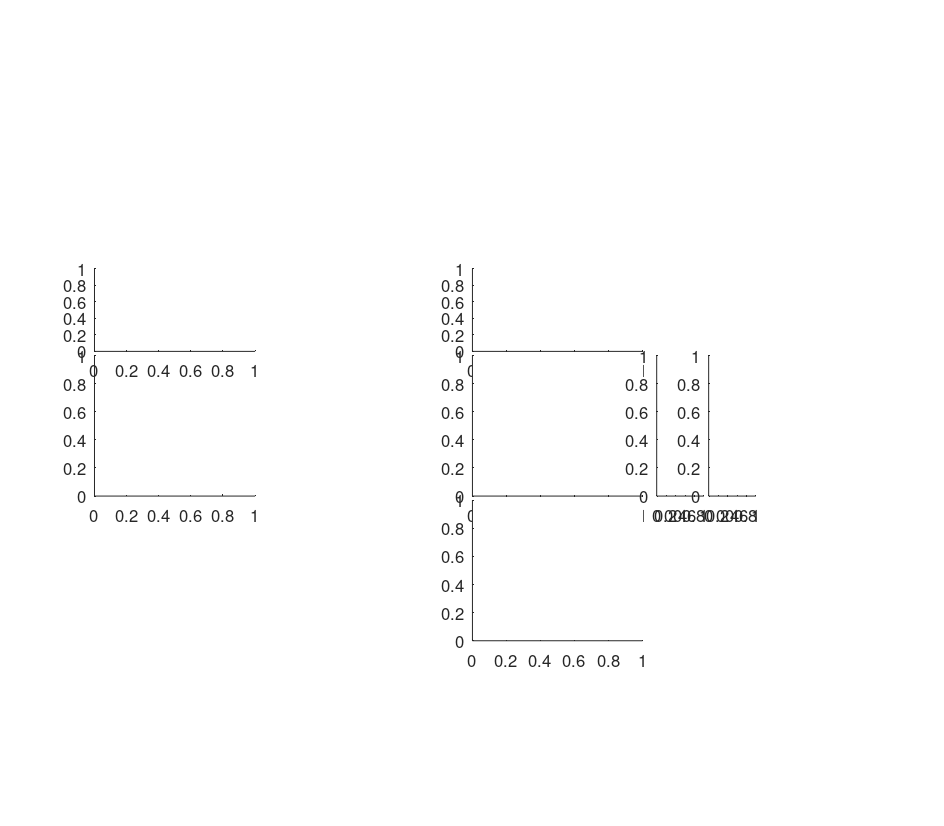

Write the MATLAB code that produced this figure. (Note: this script raises an error after producing the figure.)
% plot example for explaining the main graph
clear
cells_num_dir=[296 2];

%% structs' parameters

behavior_structs_folder = 'D:\Ayelet\2bat_proj\Analysis\new_code\analysis_structs\co_solo_initial_analysis\';
files = dir(behavior_structs_folder);
behavior_struct_names = {files.name};
co_shuffle_structs_folder = 'D:\Ayelet\2bat_proj\Analysis\new_code\analysis_structs\co_shuffling_struct\';
files = dir(co_shuffle_structs_folder);
co_shuffle_struct_names = {files.name};


%% figure parameters

spike_colors = {[1  0 1],[1  0 1],[.95 .95 .95]};
solo_colors = {[0 0 0],[0 0 0]};
FR_colors = {[1 1 1],[1 1 1]};%
coherence_colors = {[1 .5 0],[.8 0 .6]};
tunnel_limits = [0 130];
sig_bkg_color = [.8 .95 1];
lwidth = 3;
alpha = .05;


%% open figure

figure('units','normalized','outerposition',[0 0 1 1])
paper_size = [24 21]; % ~A4 size
set(gcf,'DefaultAxesFontSize',12);
set(gcf,'DefaultAxesFontName','helvetica');
set(gcf,'PaperUnits','centimeters','PaperPosition',[0 0 paper_size]);
set(gcf,'PaperOrientation','landscape');
set(gcf,'Units','centimeters','Position',get(gcf,'paperPosition')+[1 1 0 0]); % position on screen...
set(gcf, 'Renderer', 'opengl');

fsize = 14;
y_pos=0.4;
x_solo_psth=0.75;
x_solo_raster=0.695;
x_co_raster=0.5;
x_co_2d=0.7;
x_co_by_place_initial=0.1;


%% plot for each cell

for ii_cell = 1:length(cells_num_dir)
    co_tun_ax = axes('units','normalized','Position',[x_co_raster y_pos+0.175 0.18 0.1]);
    co_raste_ax = axes('units','normalized','Position',[x_co_raster y_pos 0.18 0.17]); %
    co_2d_ax = axes('units','normalized','Position',[x_co_raster y_pos-0.175 0.18 0.17]); %
    solo_raster_ax = axes('units','normalized','Position',[x_solo_raster y_pos 0.05 0.17]); % allo fr comparison
    solo_psth_ax = axes('units','normalized','Position',[x_solo_psth y_pos 0.05 0.17]); % allo fr comparison
    co_by_place_initial_raster_ax = axes('units','normalized','Position',[x_co_by_place_initial y_pos 0.17 0.17]); % allo fr comparison
    co_by_place_initial_psth_ax = axes('units','normalized','Position',[x_co_by_place_initial y_pos+0.175 0.17 0.1]); % allo fr comparison

    %% load data
    cell_file_ind=find(~cellfun(@isempty,regexp(behavior_struct_names,sprintf('cell_%d.mat',cells_num_dir(ii_cell,1)))));
    ii_dir=cells_num_dir(ii_cell,2);
    
    struct_name =behavior_struct_names{cell_file_ind};
    file_name = fullfile(behavior_structs_folder,struct_name);
    load(file_name);
    behavior_struct=cell_co_solo_initial_analysis;
    bat=behavior_struct.exp_data.bat;
    day=behavior_struct.exp_data.day;
    cell_num=behavior_struct.exp_data.cell_num;
    
    shuffle_struct_name = ['co_shuffling_struct_b',num2str(bat),'_d',num2str( day),'_c',num2str(cell_num),'.mat'];
    file_name = fullfile(co_shuffle_structs_folder,shuffle_struct_name);
    if exist(file_name)
        co_shuffle_struct=load(file_name);
        co_shuffle_struct=co_shuffle_struct.shuffling_struct;
        bin_dis_i=1;
        bin_allo_i=1;
        dis_before_after_co = behavior_struct.co(1).params.dis_before_after_co;
        %% title
        axes('units','normalized','Position',[0.1 0.15 0.7 0.7]);
        text(0.31,0.88,sprintf('Cell %d',cell_num),'fontsize',fsize*1.1,'fontweight','bold')
        text(0.85,0.8, 'Solo data','fontsize',fsize,'fontweight','bold')
        text(0.585,0.8,'Cross-over data','fontsize',fsize,'fontweight','bold')
        text(0.01,0.8,'Cross-over data','fontsize',fsize,'fontweight','bold')

        box off
        axis off
        
        %% co by place initial
        vec_trial=1:size(behavior_struct.co(ii_dir).bsp.dis_m,1);
        mat_trail_bsp=repmat(vec_trial',1,size(behavior_struct.co(ii_dir).bsp.dis_m,2));
       mat_trail_spikes=repmat(vec_trial',1,size(behavior_struct.co(ii_dir).spikes.dis_m,2));

        axes(co_by_place_initial_raster_ax)
        hold on;
        plot(behavior_struct.co(ii_dir).bsp.dis_m,mat_trail_bsp,'.','color',spike_colors{3});
        plot(behavior_struct.co(ii_dir).spikes.dis_m,mat_trail_spikes,'.','color',spike_colors{ii_dir},'markersize',8)

        %plot(cell_co_solo_initial_analysis.co(ii_dir).bsp.x_pos,cell_co_solo_initial_analysis.co(ii_dir).bsp.ts_usec,'.','color',spike_colors{3})
        %plot(cell_co_solo_initial_analysis.co(ii_dir).spikes.x_pos,cell_co_solo_initial_analysis.co(ii_dir).spikes.ts_usec,'.','color',spike_colors{ii_dir},'markersize',8)
        %time_limits = [min(behavior_struct.solo(ii_dir).bsp.ts_usec(:)) max(behavior_struct.solo(ii_dir).bsp.ts_usec(:))];
        %time_limits_str=round([time_limits-time_limits(1)]*1e-6*(1/60));
        trails=size(mat_trail_bsp,1);
        set(gca,'ylim',[0 trails],'ytick',[0 trails])
        %set(gca,'xlim',tunnel_limits,'xtick',tunnel_limits
        set(gca,'xlim',[-dis_before_after_co dis_before_after_co])
        ylabel ('Trails','fontsize',fsize)
        text(0,-15, 'Inter-bat distance (m)','fontsize',fsize,'HorizontalAlignment','center')
         
         %% co by place initial
         axes(co_by_place_initial_psth_ax)
         plot(co_shuffle_struct(ii_dir).shuffled_data.ego_bin_centers,co_shuffle_struct(ii_dir).shuffled_data.ego_firing_rate(2:end,:),'color',spike_colors{3},'LineWidth',lwidth);
        plot(co_shuffle_struct(ii_dir).shuffled_data.ego_bin_centers,co_shuffle_struct(ii_dir).shuffled_data.ego_firing_rate(1,:),'color',spike_colors{ii_dir},'LineWidth',lwidth);
        max_y = round(max(max(co_shuffle_struct(ii_dir).shuffled_data.ego_firing_rate))*1.1*10) / 10;
        if max_y < 1
            max_y = 1;
        end
        bins_diff = mean(diff(co_shuffle_struct(ii_dir).shuffled_data.ego_bin_centers));
        x_limits = [co_shuffle_struct(ii_dir).shuffled_data.ego_bin_centers(1)-bins_diff/2 co_shuffle_struct(ii_dir).shuffled_data.ego_bin_centers(end)+bins_diff/2];
        set(gca,'xlim',x_limits,'XTick',[],'ylim',[0 max_y],'Ytick',max_y,'color',FR_colors{1});
        str = sprintf('Hz');
        text(-dis_before_after_co-10,max_y/2, str,'fontsize',fsize,'Rotation',90,'HorizontalAlignment','center')
        
        box off
%         hold on;
%           plot(behavior_struct.co(ii_dir).firing_rate.allo_X_bins_vector_of_centers{bin_dis_i,bin_allo_i} ,behavior_struct.co(ii_dir).firing_rate.allo_x_pos_fr_for_2D{bin_dis_i,bin_allo_i},'color',spike_colors{ii_dir},'LineWidth',lwidth);
%                 max_y = ceil(max(behavior_struct.co(ii_dir).firing_rate.allo_x_pos_fr_for_2D{bin_dis_i,bin_allo_i}) );
%                 if max_y~=0
%                     set(gca,'xlim',tunnel_limits,'xTick',[],'ylim',[0 max_y],'ytick',max_y,'color',FR_colors{2});
%                 end
%                 str = sprintf('Hz');
%                 ylabel(str,'fontsize',fsize)
%                 box off
%                 
        %% 2D raster CO
        axes(co_raste_ax)
        hold on
        line([0 0],tunnel_limits,'Color',[.7 .7 .7],'LineStyle','--')
        plot(behavior_struct.co(ii_dir).bsp.dis_m(:),behavior_struct.co(ii_dir).bsp.x_pos(:),'.','color',spike_colors{3})
        plot(behavior_struct.co(ii_dir).spikes.dis_m(:),behavior_struct.co(ii_dir).spikes.x_pos(:),'.','color',spike_colors{ii_dir},'markersize',8)
        set(gca,'xlim',[-dis_before_after_co dis_before_after_co],...
            'ylim',tunnel_limits,...
            'ytick',tunnel_limits(2))
        text(-dis_before_after_co-20,tunnel_limits(2)/2, sprintf('Position\nin tunnel (m)'),'fontsize',fsize,'Rotation',90,'HorizontalAlignment','center')
        set(gca,'xtick',[])
        box off
        %% CO firing rate
        axes(co_tun_ax)
        hold on
        plot(co_shuffle_struct(ii_dir).shuffled_data.ego_bin_centers,co_shuffle_struct(ii_dir).shuffled_data.ego_firing_rate(2:end,:),'color',spike_colors{3},'LineWidth',lwidth);
        plot(co_shuffle_struct(ii_dir).shuffled_data.ego_bin_centers,co_shuffle_struct(ii_dir).shuffled_data.ego_firing_rate(1,:),'color',spike_colors{ii_dir},'LineWidth',lwidth);
        max_y = round(max(max(co_shuffle_struct(ii_dir).shuffled_data.ego_firing_rate))*1.1*10) / 10;
        if max_y < 1
            max_y = 1;
        end
        bins_diff = mean(diff(co_shuffle_struct(ii_dir).shuffled_data.ego_bin_centers));
        x_limits = [co_shuffle_struct(ii_dir).shuffled_data.ego_bin_centers(1)-bins_diff/2 co_shuffle_struct(ii_dir).shuffled_data.ego_bin_centers(end)+bins_diff/2];
        set(gca,'xlim',x_limits,'XTick',[],'ylim',[0 max_y],'Ytick',max_y,'color',FR_colors{1});
        str = sprintf('Hz');
        text(-dis_before_after_co-10,max_y/2, str,'fontsize',fsize,'Rotation',90,'HorizontalAlignment','center')
        
        box off
        %% co 2d
        axes(co_2d_ax)
        hold on
        bin_dis_i=1;
        bin_allo_i=1;
       
            normalize_to_other_max=[];
        
        field_density_mat_X_Y=behavior_struct.co(ii_dir).firing_rate.field_density_smoothed_XY_with_NaN{bin_dis_i,bin_allo_i};
        X_bins_vector=behavior_struct.co(ii_dir).firing_rate.dis_X_bins_vector{bin_dis_i,bin_allo_i};
        X_bins_vector_of_centers=behavior_struct.co(ii_dir).firing_rate.dis_X_bins_vector_of_centers{bin_dis_i,bin_allo_i};
        Y_bins_vector=behavior_struct.co(ii_dir).firing_rate.allo_X_bins_vector{bin_dis_i,bin_allo_i};
        Y_bins_vector_of_centers=behavior_struct.co(ii_dir).firing_rate.allo_X_bins_vector_of_centers{bin_dis_i,bin_allo_i};
        allo_bin_size=behavior_struct.co(ii_dir).firing_rate.allo_bin_size{bin_dis_i,bin_allo_i};
        dis_bin_size=behavior_struct.co(ii_dir).firing_rate.dis_bin_size{bin_dis_i,bin_allo_i};
        
        [xlimits, ylimits] = fn_plot_2D_field (field_density_mat_X_Y, X_bins_vector, X_bins_vector_of_centers,Y_bins_vector, Y_bins_vector_of_centers,normalize_to_other_max);
        set(gca,'xlim',xlimits,...
            'ylim',tunnel_limits,...
            'ytick',tunnel_limits)
        
        text(-dis_before_after_co-20,tunnel_limits(2)/2, sprintf('Position\nin tunnel (m)'),'fontsize',fsize,'Rotation',90,'HorizontalAlignment','center')
        xlabel('Inter-bat distance (m)','fontsize',fsize)
        max_fr=max(field_density_mat_X_Y(:));
        text(xlimits(2)*0.4,0.95*ylimits(2),sprintf('%.1f Hz',max_fr))
        box off
        
        
        
        %% raster of solo spikes
        axes(solo_raster_ax)
        hold on
        plot(behavior_struct.solo(ii_dir).spikes.ts_usec(:),behavior_struct.solo(ii_dir).spikes.x_pos(:),'.','color','k','markersize',8)
        time_limits = [min(behavior_struct.solo(ii_dir).bsp.ts_usec(:)) max(behavior_struct.solo(ii_dir).bsp.ts_usec(:))];
        time_limits_str=round([time_limits-time_limits(1)]*1e-6*(1/60));
        set(gca,'xlim',time_limits,'xtick',time_limits,'xticklabel',time_limits_str,'ylim',tunnel_limits,'ytick',[])
        xlabel ({'Time';'(min)'},'fontsize',fsize)
        
        %% solo firing rate - regular bins
         axes(solo_psth_ax)
        hold on
        %plot(co_shuffle_struct(ii_dir).shuffled_data.allo_firing_rate(2:end,:),co_shuffle_struct(ii_dir).shuffled_data.allo_bin_centers,'color',spike_colors{3},'LineWidth',lwidth);
        plot(behavior_struct.solo(ii_dir).PSTH_for_field_detection,behavior_struct.solo(1).x_pos_firing_rate{1, 2},'color',solo_colors{ii_dir},'LineWidth',2);
        max_x = 1.2*ceil(max(behavior_struct.solo(ii_dir).PSTH_for_field_detection));
        plot(behavior_struct.solo(ii_dir).field_height+0.1*max_x,behavior_struct.solo(ii_dir).field_center,'*r')
        if max_x~=0 & ~isnan(max_x)
            set(gca,'ylim',tunnel_limits,'YTick',[],'xlim',[0 max_x],'Xtick',max_x,'color',FR_colors{2});
        end
        str = sprintf('Hz');
        xlabel(str,'fontsize',fsize)
        box off
        
        
        
        
        
        
    end
    
    %% save figure
    
    fig = gcf;
    %fig.InvertHardcopy = 'off';
    dir_name=['D:\Ayelet\2bat_proj\Analysis\new_code\figures\poster_figures\'];
    if ~exist(dir_name)
        mkdir(dir_name)
    end
    fig_name=fullfile(dir_name,['initial_egocentric_cell_',num2str(cell_num)]);
    print(gcf, fig_name, '-dpdf',  '-painters');
    
    clf
    
end

